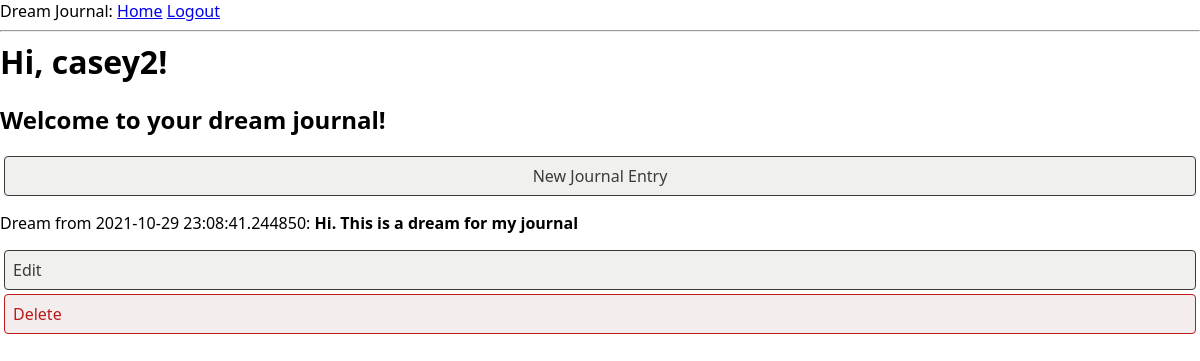
The page /index (signed in) on the database as committed earlier.
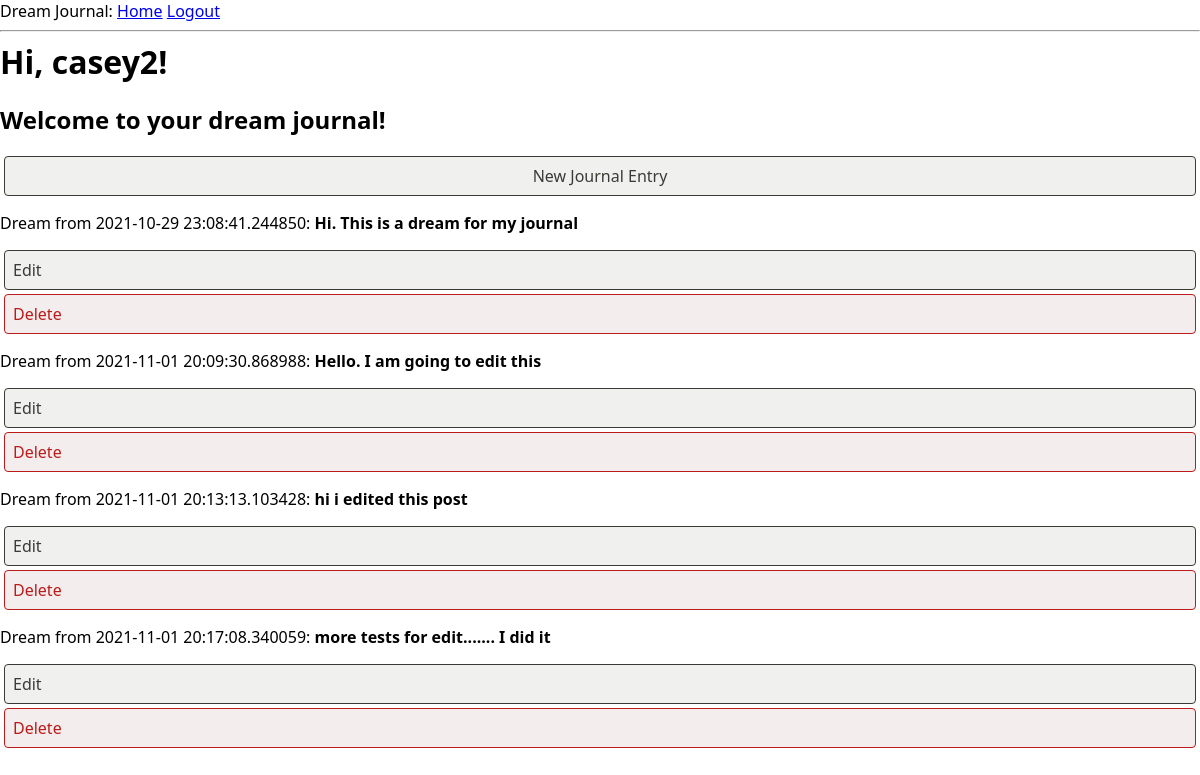
The same page on the database as committed later.
### app/models.py (models this page shows, shortened)
class User(UserMixin, db.Model):
    id = db.Column(db.Integer, primary_key=True)
    username = db.Column(db.String(64), index=True, unique=True)
    email = db.Column(db.String(120), index=True, unique=True)
    password_hash = db.Column(db.String(128))
    posts = db.relationship('Post', backref='author', lazy='dynamic')

class Post(db.Model):
    id = db.Column(db.Integer, primary_key=True)
    body = db.Column(db.String(140))
    timestamp = db.Column(db.DateTime, index=True, default=datetime.utcnow)
    user_id = db.Column(db.Integer, db.ForeignKey('user.id'))

### app/routes.py (the view)
@app.route('/')
@app.route('/index')
@login_required
def index():
    posts = current_user.posts.all()
    return render_template("index.html", title='Home Page', posts=posts)

### app/models.py (called while the page is built)
@login.user_loader
def load_user(id):
    return User.query.get(int(id))

### app/templates/index.html
{% extends "base.html" %}
{% block content %}
    <h1>Hi, {{ current_user.username }}!</h1>
    <h2>Welcome to your dream journal!</h2>
    <a class="action new-note" href="{{ url_for('new_entry') }}">New Journal Entry</a>
    {% for post in posts %}
    <div><p>Dream from {{ post.timestamp }}: <b>{{ post.body }}</b></p></div>
    <a class="action edit-note" href="{{ url_for('edit_entry', id = post.id) }}">Edit</a>
	<a class="action delete-note" href="{{ url_for('delete_entry', id = post.id) }}">Delete</a>
    {% endfor %}
{% endblock %}

### app/templates/base.html (shortened to what this page needs)
<html>
    <head>
        <link rel="stylesheet" href="{{ url_for('static', filename='style.css') }}">
    </head>
    <body>
        <div>
            Dream Journal:
            <a href="{{ url_for('index') }}">Home</a>
            {% if current_user.is_anonymous %}
            <a href="{{ url_for('login') }}">Login</a>
            {% else %}
            <a href="{{ url_for('logout') }}">Logout</a>
            {% endif %}
        </div>
        <hr>
        {% block content %}{% endblock %}
    </body>
</html>

### app/static/style.css (style rules this page uses)
* { box-sizing: border-box; }
html, body { margin: initial; padding: initial; font-family: system-ui, -apple-system, sans-serif; }
:root { --note-color-bg: hsla(49, 100%, 80%, 1); --ui-border-color: hsla(0, 0%, 40%, 1); --ui-action-new-fg: hsla(202, 86%, 30%, 1); --ui-action-new-bg: hsla(202, 29%, 94%, 1); --ui-action-neutral-fg: hsla(60, 5%, 22%, 1); --ui-action-neutral-bg: hsla(60, 5%, 94%, 1); --ui-action-warning-fg: hsla(0, 75%, 42%, 1); --ui-action-warning-bg: hsla(0, 20%, 94%, 1); }
a.action, button.action { border-radius: 0.25rem; border: 1px solid currentColor; display: block; font-size: 1rem; margin: 0.25rem; padding: 0.5rem; text-decoration: none; }
h1 { margin: 0; flex: 1 0 auto; }
.action.new-note { background-color: var(--ui-action-new-bg); color: var(--ui-action-new-fg); }
.action.new-note { background-color: var(--ui-action-neutral-bg); color: var(--ui-action-neutral-fg); text-align: center; }
.action.edit-note { background-color: var(--ui-action-neutral-bg); color: var(--ui-action-neutral-fg); }
.action.delete-note { background-color: var(--ui-action-warning-bg); color: var(--ui-action-warning-fg); }

Rows that differ between the two databases and show on the page:
added Post: timestamp "2021-11-01 20:09:30.868988", body "Hello. I am going to edit this"
added Post: timestamp "2021-11-01 20:13:13.103428", body "hi i edited this post"
added Post: timestamp "2021-11-01 20:17:08.340059", body "more tests for edit....... I did it"
